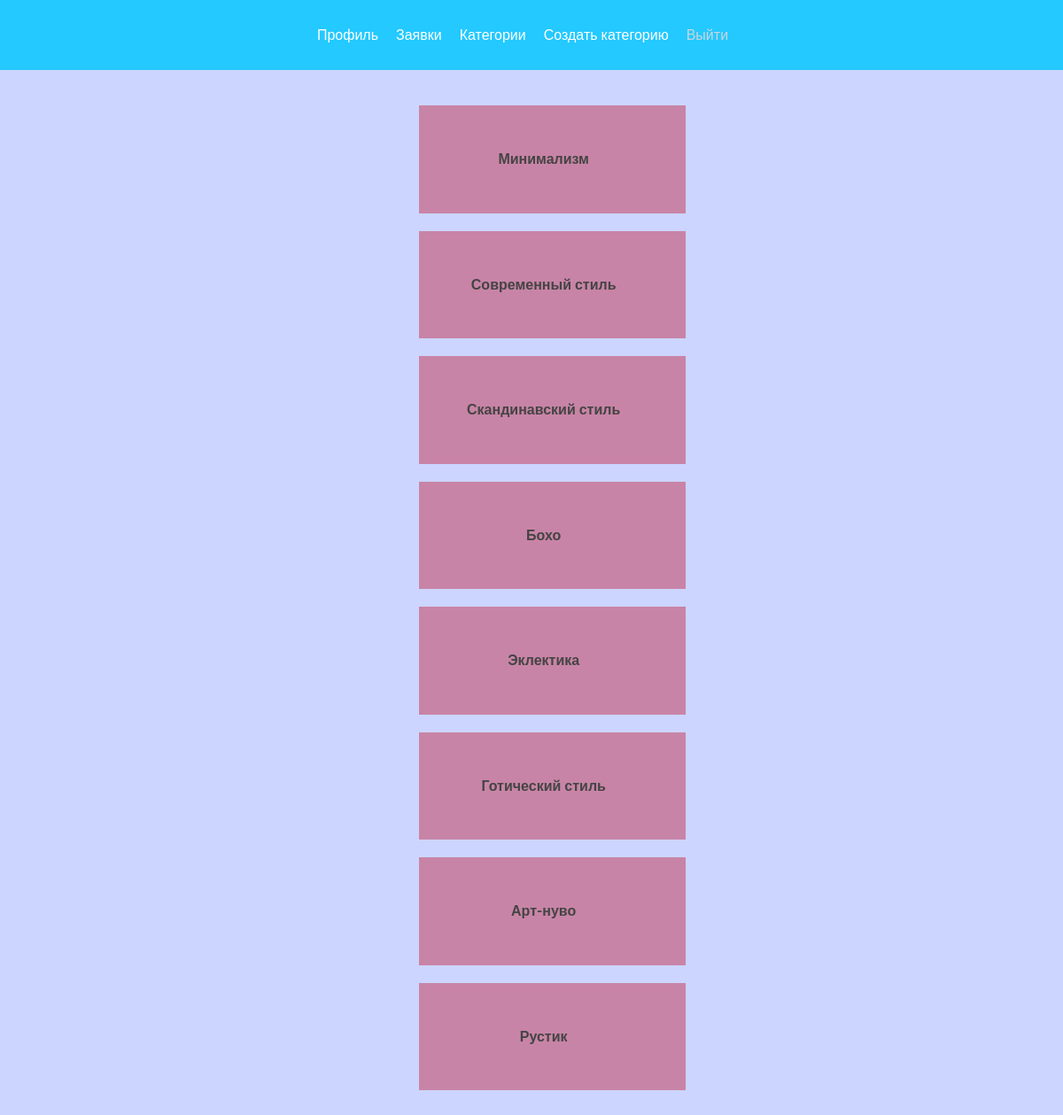
Page /category/ (signed in) on the committed database.
### blog/models.py (models this page shows, shortened)
class Category(models.Model):
    title = models.CharField(max_length=100)

### blog/views.py (the view)
# urls.py: path('category/', category_list, name='category_list'),
@login_required
@user_passes_test(lambda user: user.is_superuser)
def category_list(request):
    categories = Category.objects.all()
    return render(request, 'category/category_list.html', {'categories': categories})

### blog/templates/category/category_list.html (shortened to what this page needs)
{% extends 'blog/base.html' %}
{% block content %}
  {% for category in categories %}
    <article class="media content-section">
      <div class="media-body">
        <h4>
            <a class="article-title" href="{% url 'category_detail' category.id %}">{{ category.title }}</a>
        </h4>
      </div>
    </article>
  {% endfor %}
{% endblock %}

### blog/static/style.css (style rules this page uses)
body { margin: 0; padding: 0; font-family: 'Roboto', sans-serif; background: #CCD5FF; color: #000000; }
a { text-decoration: none; color: #ffffff; margin-right: 20px; }
.content-section { display: flex; justify-content: center; background: #C884A6; padding: 30px; margin-bottom: 20px; margin-top: 20px; width: 95%; height: auto; }
.article-title { color: #444444; }

### rows in the picture
Category: title "Минимализм"
Category: title "Современный стиль"
Category: title "Скандинавский стиль"
Category: title "Бохо"
Category: title "Эклектика"
Category: title "Готический стиль"
Category: title "Арт-нуво"
Category: title "Рустик"
